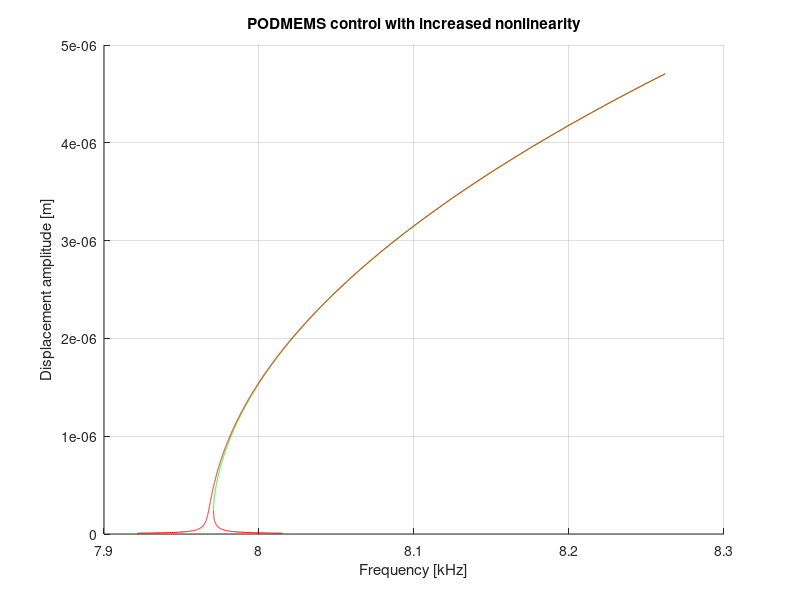

MATLAB code for this plot:
%% Frequency response of a MEMS Duffing oscillator
clear all; 
%clf; 
tic
'////////////////////////'
%Equations:
%M*x'' + D*x' + K*x + kappa*x = F0*cos(w*t)
%x'' + 2*D_M2w0*w0*x' + w0^2*x + kappa_M*x = F0_M*cos(Omega*t)
u = 1e-6;
E=160e9; 
L=294.7e-6; H=20e-6; W=2e-6;
I=W^3*H/12;
alpha = 2.6e-6;
DT = 0;
K1 = 3*E*I/(L/2)^3;
L=L*(1+alpha*DT);
H=H*(1+alpha*DT);
W=W*(1+alpha*DT);
I=W^3*H/12;
K2 = 3*E*I/(L/2)^3;
M = 8e-10; 
w1=sqrt(K1/M);
w2=sqrt(K2/M);


%Parameters
    M = 8e-10; %mass 8e-10
    %D = 1.55e-7 %Air
%kappa = 4.2^2 * 37 * 8.854e-12 * 20e-6 / (2e-6 * (5.28e-6)^3)
kappa = 20^2 * 37 * 8.854e-12 * 20e-6 / (2e-6 * (5.28e-6)^3)
    N = 37; e0 = 8.854e-12; 
    V = 1
    g = 2e-6; 
%Temperature    
    DT = 0;
    T = 300 + DT;
    alpha = 2.6e-6;
    E = exp( 2.61 * 1e-3 * 1.6e-19 / T / 1.38e-23) * 145e9
    L=L*(1+alpha*DT);
    H=H*(1+alpha*DT);
    W=W*(1+alpha*DT);
    I=W^3*H/12;
%K = 3*E*I/(L/2)^3 * 0.9
K = 3*E*I/(L/2)^3
    
    w0 = sqrt(K/M)
    %Q = w0*M/D
    Q = 5e4;
    D = w0*M/Q
    %xmax = F0/w0/D
    F0 = 0.5* 2*N*1/2*e0*H/g*V^2; %Force amplitude
    xmax = F0/w0/D
    amplitude = linspace(0.0001, 2, 10000)*xmax; %Range for displacement amplitude
    
if 1
        xmax = 45e-6;
        xdot2 = xmax * w0; 
        w_hour = 2*pi / (60) /2; %Radians per sec
        F0 = 2 * M * w_hour * xdot2; %Coriolis amplitude    
        amplitude = linspace(0.001, 1, 10000)*8e-6; %Range for displacement amplitude
    end
    
    %amplitude = linspace(0.00001, 0.0005, 1000)*xmax; %Range for displacement amplitude
%Eqn conversion 
    w0 = sqrt(K/M); %Primary resonance
    kappa_M = kappa/M;
    F0_M = F0/M; 
    D_M2w0 = D/(M*2*w0); %linear damping
j1 = 0; j2 = 0; j3 = 0;

%% Plots 
for j = 1 : 1 : length(amplitude)
    %Eigen values and w/w0
        w_w0_23(j)=(1+3*kappa_M/(8*w0^2)*amplitude(j)^2+sqrt((F0_M/(2*w0^2*amplitude(j)))^2-D_M2w0^2));
        lambda_w_w0_23_1 = sqrt(-(w_w0_23(j)-w0-3*kappa_M/(8*w0)*amplitude(j)^2)*(w_w0_23(j)-w0-9*kappa_M/(8*w0)*amplitude(j)^2))-(D_M2w0*w0);
        w_w0_1(j)=(1+3*kappa_M/(8*w0^2)*amplitude(j)^2-sqrt((F0_M/(2*w0^2*amplitude(j)))^2-D_M2w0^2));
        lambda_w_w0_1_1 = sqrt(-(w_w0_1(j)-w0-3*kappa_M/(8*w0)*amplitude(j)^2)*(w_w0_1(j)-w0- 9*kappa_M/(8*w0)*amplitude(j)^2))-(D_M2w0*w0);
	if lambda_w_w0_23_1==conj(lambda_w_w0_1_1) 
        break %Terminate 
    else
        if kappa_M > 0 %Spring hardening case
            j1 = j1 + 1;
            X1(j1) = w_w0_1(j);
            Y1(j1) = amplitude(j);
            stability = (w_w0_23(j)*w0-w0-3*kappa_M/(8*w0)*amplitude(j)^2)*(w_w0_23(j)*w0-w0- 9*kappa_M/(8*w0)*amplitude(j)^2)+(D_M2w0*w0)^2;
            if stability < 0 %if < 0, then it is unstable
                j2 = j2 + 1;
                X2(j2) = w_w0_23(j);
                Y2(j2) = amplitude(j);
            else %if stable
                j3 = j3 + 1;
                X3(j3) = w_w0_23(j);
                Y3(j3) = amplitude(j);
            end
        else %Spring softening case
            j1 = j1 + 1;
            X1(j1) = w_w0_23(j);
            Y1(j1) = amplitude(j);
            stability = (w_w0_1(j)*w0-w0-3*kappa_M/(8*w0)*amplitude(j)^2)*(w_w0_1(j)*w0-w0- 9*kappa_M/(8*w0)*amplitude(j)^2)+(D_M2w0*w0)^2;
            if stability < 0 %if < 0, then it is unstable
                j2 = j2 + 1;
                X2(j2) = w_w0_1(j);
                Y2(j2) = amplitude(j);
            else %if stable
                j3 = j3 + 1;
                X3(j3) = w_w0_1(j);
                Y3(j3) = amplitude(j);
            end
        end
	end
end
%Figure displacy
    k = 1000;   
    figure(1); 
%clf;
    hold on; grid on;
    if exist('X2') %If there is an unstable curve
        plot(X2*w0/k/2/pi,Y2,'g'); 
    end
%color = 'b';    
color = 'r';    
    plot(X1*w0/k/2/pi,Y1,color); 
    plot(X3(1:length(X3)-1)*w0/k/2/pi,Y3(1:length(X3)-1),color);
    title(sprintf('PODMEMS control with increased nonlinearity',M,D,K,kappa,Q));
    ylabel('Displacement amplitude [m]');
    %xlabel(strcat('Frequency [kHz]', sprintf('      w0=%0.3g, F0=%0.3g',w0,F0)));
    xlabel('Frequency [kHz]');
toc    
